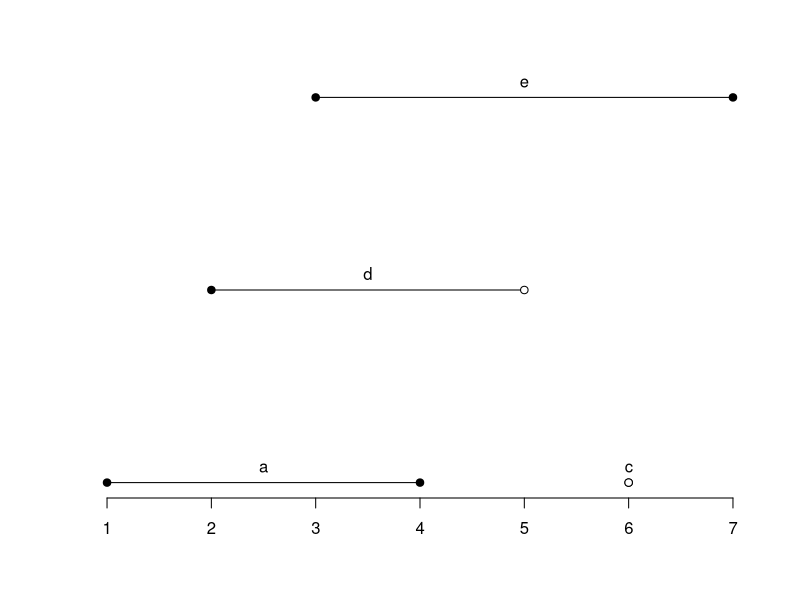
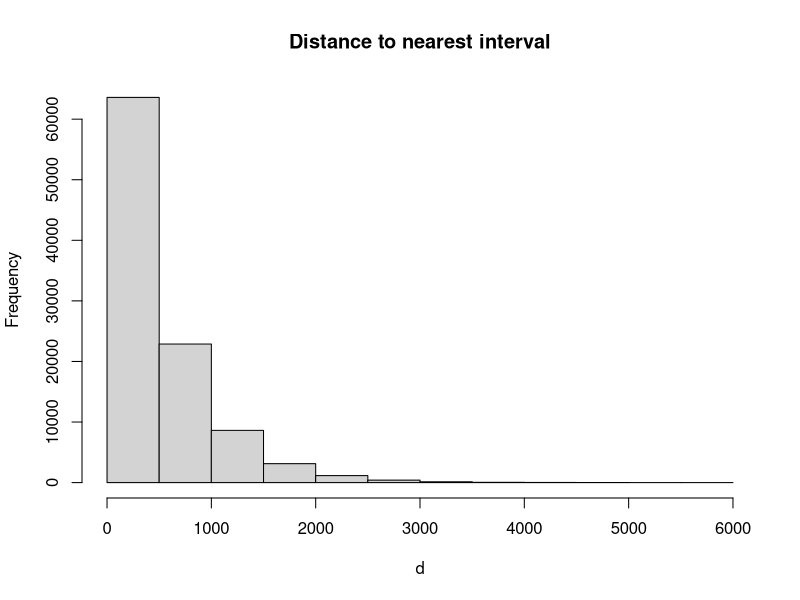

Write the R code that produced these figures, in order.
### R code from vignette source 'intervals_overview.Rnw'

###################################################
### code chunk number 1: width
###################################################
options( width = 80 )


###################################################
### code chunk number 2: Intervals
###################################################
library( intervals )
x <- Intervals( matrix( 1:6, ncol = 2 ) )
x
x[2,2] <- NA
x[3,1] <- 6
x


###################################################
### code chunk number 3: Intervals_full
###################################################
y <- as( x, "Intervals_full" )
y <- c( y, Intervals_full( c(2,3,5,7) ) )
closed(y)[2:3,1] <- FALSE
closed(y)[4,2] <- FALSE
rownames(y) <- letters[1:5]
y


###################################################
### code chunk number 4: size
###################################################
size(x)
empty(x)
empty(y)


###################################################
### code chunk number 5: plotting
###################################################
plot( y )


###################################################
### code chunk number 6: set_operations
###################################################
reduce( y )
interval_intersection( x, x + 2 )
interval_complement( x )


###################################################
### code chunk number 7: set_operations
###################################################
interval_union( x, interval_complement( x ) )


###################################################
### code chunk number 8: distance
###################################################
B <- 100000
left <- runif( B, 0, 1e8 )
right <- left + rexp( B, rate = 1/10 )
v <- Intervals( cbind( left, right ) )
head( v )
mean( size( v ) )
dim( reduce( v ) )
system.time( d <- distance_to_nearest( sample( 1e8, B ), v ) )


###################################################
### code chunk number 9: distanceplot
###################################################
hist( d, main = "Distance to nearest interval" )


###################################################
### code chunk number 10: overlap
###################################################
rownames(v) <- sprintf( "%06i", 1:nrow(v) )
io <- interval_overlap( v, v )
head( io, n = 3 )
n <- sapply( io, length )
sum( n > 1 )
k <- which.max( n )
io[ k ]
v[ k, ]
v[ io[[ k ]], ]


###################################################
### code chunk number 11: clusters
###################################################
B <- 100
left <- runif( B, 0, 1e4 )
right <- left + rexp( B, rate = 1/10 )
y <- reduce( Intervals( cbind( left, right ) ) )
w <- 100
c2 <- clusters( y, w )
c2[1:3]


###################################################
### code chunk number 12: expand
###################################################
delta <- .Machine[[ "double.eps" ]]^0.5
y1 <- Intervals( c( .5, 1 - delta / 2 ) )
y2 <- Intervals( c( .25, 1, .75, 2 ) )
y1
y2
all.equal( y1[1,2], y2[2,1] )
interval_intersection( y1, y2 )


###################################################
### code chunk number 13: expand
###################################################
contract( y1, delta, "relative" )


###################################################
### code chunk number 14: expand
###################################################
inner <- interval_intersection(
                               contract( y1, delta, "relative" ),
                               contract( y2, delta, "relative" )
                               )
inner
outer <- interval_intersection(
                               expand( y1, delta, "relative" ),
                               expand( y2, delta, "relative" )
                               )
outer


###################################################
### code chunk number 15: expand
###################################################
interval_difference( outer, inner )


###################################################
### code chunk number 16: gaps
###################################################
x <- Intervals( c(1,10,100,8,50,200), type = "Z" )
x
w <- 2
close_intervals( contract( reduce( expand(x, w/2) ), w/2 ) )


###################################################
### code chunk number 17: integer_range
###################################################
.Machine$integer.max
numeric_max <- with( .Machine, double.base^double.digits )
options( digits = ceiling( log10( numeric_max ) ) )
numeric_max


###################################################
### code chunk number 18: sessionInfo
###################################################
si <- as.character( toLatex( sessionInfo() ) )
cat( si[ -grep( "Locale", si ) ], sep = "\n" )
